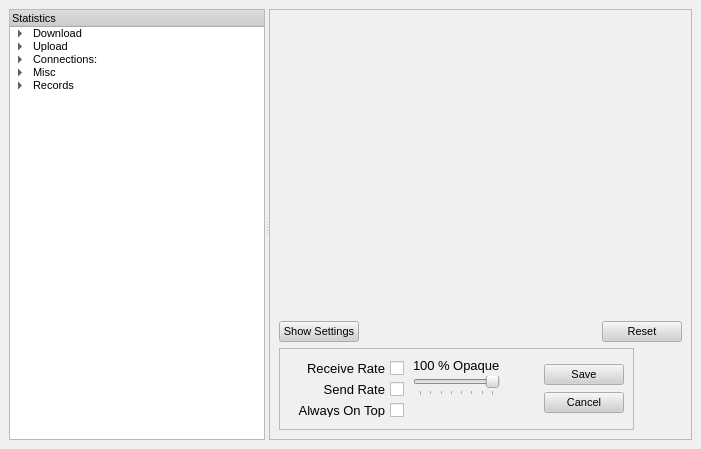
<ui version="4.0" >
 <class>StatisticDialog</class>
 <widget class="QWidget" name="StatisticDialog" >
  <property name="geometry" >
   <rect>
    <x>0</x>
    <y>0</y>
    <width>701</width>
    <height>449</height>
   </rect>
  </property>
  <property name="palette" >
   <palette>
    <active>
     <colorrole role="WindowText" >
      <brush brushstyle="SolidPattern" >
       <color alpha="255" >
        <red>0</red>
        <green>0</green>
        <blue>0</blue>
       </color>
      </brush>
     </colorrole>
     <colorrole role="Button" >
      <brush brushstyle="SolidPattern" >
       <color alpha="255" >
        <red>208</red>
        <green>208</green>
        <blue>208</blue>
       </color>
      </brush>
     </colorrole>
     <colorrole role="Light" >
      <brush brushstyle="SolidPattern" >
       <color alpha="255" >
        <red>255</red>
        <green>255</green>
        <blue>255</blue>
       </color>
      </brush>
     </colorrole>
     <colorrole role="Midlight" >
      <brush brushstyle="SolidPattern" >
       <color alpha="255" >
        <red>247</red>
        <green>247</green>
        <blue>247</blue>
       </color>
      </brush>
     </colorrole>
     <colorrole role="Dark" >
      <brush brushstyle="SolidPattern" >
       <color alpha="255" >
        <red>104</red>
        <green>104</green>
        <blue>104</blue>
       </color>
      </brush>
     </colorrole>
     <colorrole role="Mid" >
      <brush brushstyle="SolidPattern" >
       <color alpha="255" >
        <red>139</red>
        <green>139</green>
        <blue>139</blue>
       </color>
      </brush>
     </colorrole>
     <colorrole role="Text" >
      <brush brushstyle="SolidPattern" >
       <color alpha="255" >
        <red>0</red>
        <green>0</green>
        <blue>0</blue>
       </color>
      </brush>
     </colorrole>
     <colorrole role="BrightText" >
      <brush brushstyle="SolidPattern" >
       <color alpha="255" >
        <red>255</red>
        <green>255</green>
        <blue>255</blue>
       </color>
      </brush>
     </colorrole>
     <colorrole role="ButtonText" >
      <brush brushstyle="SolidPattern" >
       <color alpha="255" >
        <red>0</red>
        <green>0</green>
        <blue>0</blue>
       </color>
      </brush>
     </colorrole>
     <colorrole role="Base" >
      <brush brushstyle="SolidPattern" >
       <color alpha="255" >
        <red>255</red>
        <green>255</green>
        <blue>255</blue>
       </color>
      </brush>
     </colorrole>
     <colorrole role="Window" >
      <brush brushstyle="SolidPattern" >
       <color alpha="255" >
        <red>240</red>
        <green>240</green>
        <blue>240</blue>
       </color>
      </brush>
     </colorrole>
     <colorrole role="Shadow" >
      <brush brushstyle="SolidPattern" >
       <color alpha="255" >
        <red>0</red>
        <green>0</green>
        <blue>0</blue>
       </color>
      </brush>
     </colorrole>
     <colorrole role="Highlight" >
      <brush brushstyle="SolidPattern" >
       <color alpha="255" >
        <red>0</red>
        <green>0</green>
        <blue>128</blue>
       </color>
      </brush>
     </colorrole>
     <colorrole role="HighlightedText" >
      <brush brushstyle="SolidPattern" >
       <color alpha="255" >
        <red>255</red>
        <green>255</green>
        <blue>255</blue>
       </color>
      </brush>
     </colorrole>
     <colorrole role="Link" >
      <brush brushstyle="SolidPattern" >
       <color alpha="255" >
        <red>0</red>
        <green>0</green>
        <blue>255</blue>
       </color>
      </brush>
     </colorrole>
     <colorrole role="LinkVisited" >
      <brush brushstyle="SolidPattern" >
       <color alpha="255" >
        <red>255</red>
        <green>0</green>
        <blue>255</blue>
       </color>
      </brush>
     </colorrole>
     <colorrole role="AlternateBase" >
      <brush brushstyle="SolidPattern" >
       <color alpha="255" >
        <red>231</red>
        <green>231</green>
        <blue>231</blue>
       </color>
      </brush>
     </colorrole>
    </active>
    <inactive>
     <colorrole role="WindowText" >
      <brush brushstyle="SolidPattern" >
       <color alpha="255" >
        <red>0</red>
        <green>0</green>
        <blue>0</blue>
       </color>
      </brush>
     </colorrole>
     <colorrole role="Button" >
      <brush brushstyle="SolidPattern" >
       <color alpha="255" >
        <red>208</red>
        <green>208</green>
        <blue>208</blue>
       </color>
      </brush>
     </colorrole>
     <colorrole role="Light" >
      <brush brushstyle="SolidPattern" >
       <color alpha="255" >
        <red>255</red>
        <green>255</green>
        <blue>255</blue>
       </color>
      </brush>
     </colorrole>
     <colorrole role="Midlight" >
      <brush brushstyle="SolidPattern" >
       <color alpha="255" >
        <red>247</red>
        <green>247</green>
        <blue>247</blue>
       </color>
      </brush>
     </colorrole>
     <colorrole role="Dark" >
      <brush brushstyle="SolidPattern" >
       <color alpha="255" >
        <red>104</red>
        <green>104</green>
        <blue>104</blue>
       </color>
      </brush>
     </colorrole>
     <colorrole role="Mid" >
      <brush brushstyle="SolidPattern" >
       <color alpha="255" >
        <red>139</red>
        <green>139</green>
        <blue>139</blue>
       </color>
      </brush>
     </colorrole>
     <colorrole role="Text" >
      <brush brushstyle="SolidPattern" >
       <color alpha="255" >
        <red>0</red>
        <green>0</green>
        <blue>0</blue>
       </color>
      </brush>
     </colorrole>
     <colorrole role="BrightText" >
      <brush brushstyle="SolidPattern" >
       <color alpha="255" >
        <red>255</red>
        <green>255</green>
        <blue>255</blue>
       </color>
      </brush>
     </colorrole>
     <colorrole role="ButtonText" >
      <brush brushstyle="SolidPattern" >
       <color alpha="255" >
        <red>0</red>
        <green>0</green>
        <blue>0</blue>
       </color>
      </brush>
     </colorrole>
     <colorrole role="Base" >
      <brush brushstyle="SolidPattern" >
       <color alpha="255" >
        <red>255</red>
        <green>255</green>
        <blue>255</blue>
       </color>
      </brush>
     </colorrole>
     <colorrole role="Window" >
      <brush brushstyle="SolidPattern" >
       <color alpha="255" >
        <red>240</red>
        <green>240</green>
        <blue>240</blue>
       </color>
      </brush>
     </colorrole>
     <colorrole role="Shadow" >
      <brush brushstyle="SolidPattern" >
       <color alpha="255" >
        <red>0</red>
        <green>0</green>
        <blue>0</blue>
       </color>
      </brush>
     </colorrole>
     <colorrole role="Highlight" >
      <brush brushstyle="SolidPattern" >
       <color alpha="255" >
        <red>192</red>
        <green>192</green>
        <blue>192</blue>
       </color>
      </brush>
     </colorrole>
     <colorrole role="HighlightedText" >
      <brush brushstyle="SolidPattern" >
       <color alpha="255" >
        <red>0</red>
        <green>0</green>
        <blue>0</blue>
       </color>
      </brush>
     </colorrole>
     <colorrole role="Link" >
      <brush brushstyle="SolidPattern" >
       <color alpha="255" >
        <red>0</red>
        <green>0</green>
        <blue>255</blue>
       </color>
      </brush>
     </colorrole>
     <colorrole role="LinkVisited" >
      <brush brushstyle="SolidPattern" >
       <color alpha="255" >
        <red>255</red>
        <green>0</green>
        <blue>255</blue>
       </color>
      </brush>
     </colorrole>
     <colorrole role="AlternateBase" >
      <brush brushstyle="SolidPattern" >
       <color alpha="255" >
        <red>231</red>
        <green>231</green>
        <blue>231</blue>
       </color>
      </brush>
     </colorrole>
    </inactive>
    <disabled>
     <colorrole role="WindowText" >
      <brush brushstyle="SolidPattern" >
       <color alpha="255" >
        <red>104</red>
        <green>104</green>
        <blue>104</blue>
       </color>
      </brush>
     </colorrole>
     <colorrole role="Button" >
      <brush brushstyle="SolidPattern" >
       <color alpha="255" >
        <red>208</red>
        <green>208</green>
        <blue>208</blue>
       </color>
      </brush>
     </colorrole>
     <colorrole role="Light" >
      <brush brushstyle="SolidPattern" >
       <color alpha="255" >
        <red>255</red>
        <green>255</green>
        <blue>255</blue>
       </color>
      </brush>
     </colorrole>
     <colorrole role="Midlight" >
      <brush brushstyle="SolidPattern" >
       <color alpha="255" >
        <red>247</red>
        <green>247</green>
        <blue>247</blue>
       </color>
      </brush>
     </colorrole>
     <colorrole role="Dark" >
      <brush brushstyle="SolidPattern" >
       <color alpha="255" >
        <red>104</red>
        <green>104</green>
        <blue>104</blue>
       </color>
      </brush>
     </colorrole>
     <colorrole role="Mid" >
      <brush brushstyle="SolidPattern" >
       <color alpha="255" >
        <red>139</red>
        <green>139</green>
        <blue>139</blue>
       </color>
      </brush>
     </colorrole>
     <colorrole role="Text" >
      <brush brushstyle="SolidPattern" >
       <color alpha="255" >
        <red>104</red>
        <green>104</green>
        <blue>104</blue>
       </color>
      </brush>
     </colorrole>
     <colorrole role="BrightText" >
      <brush brushstyle="SolidPattern" >
       <color alpha="255" >
        <red>255</red>
        <green>255</green>
        <blue>255</blue>
       </color>
      </brush>
     </colorrole>
     <colorrole role="ButtonText" >
      <brush brushstyle="SolidPattern" >
       <color alpha="255" >
        <red>104</red>
        <green>104</green>
        <blue>104</blue>
       </color>
      </brush>
     </colorrole>
     <colorrole role="Base" >
      <brush brushstyle="SolidPattern" >
       <color alpha="255" >
        <red>240</red>
        <green>240</green>
        <blue>240</blue>
       </color>
      </brush>
     </colorrole>
     <colorrole role="Window" >
      <brush brushstyle="SolidPattern" >
       <color alpha="255" >
        <red>240</red>
        <green>240</green>
        <blue>240</blue>
       </color>
      </brush>
     </colorrole>
     <colorrole role="Shadow" >
      <brush brushstyle="SolidPattern" >
       <color alpha="255" >
        <red>0</red>
        <green>0</green>
        <blue>0</blue>
       </color>
      </brush>
     </colorrole>
     <colorrole role="Highlight" >
      <brush brushstyle="SolidPattern" >
       <color alpha="255" >
        <red>0</red>
        <green>0</green>
        <blue>128</blue>
       </color>
      </brush>
     </colorrole>
     <colorrole role="HighlightedText" >
      <brush brushstyle="SolidPattern" >
       <color alpha="255" >
        <red>255</red>
        <green>255</green>
        <blue>255</blue>
       </color>
      </brush>
     </colorrole>
     <colorrole role="Link" >
      <brush brushstyle="SolidPattern" >
       <color alpha="255" >
        <red>0</red>
        <green>0</green>
        <blue>255</blue>
       </color>
      </brush>
     </colorrole>
     <colorrole role="LinkVisited" >
      <brush brushstyle="SolidPattern" >
       <color alpha="255" >
        <red>255</red>
        <green>0</green>
        <blue>255</blue>
       </color>
      </brush>
     </colorrole>
     <colorrole role="AlternateBase" >
      <brush brushstyle="SolidPattern" >
       <color alpha="255" >
        <red>231</red>
        <green>231</green>
        <blue>231</blue>
       </color>
      </brush>
     </colorrole>
    </disabled>
   </palette>
  </property>
  <property name="font" >
   <font>
    <family>Arial</family>
    <pointsize>8</pointsize>
    <weight>50</weight>
    <italic>false</italic>
    <bold>false</bold>
    <underline>false</underline>
    <strikeout>false</strikeout>
   </font>
  </property>
  <property name="contextMenuPolicy" >
   <enum>Qt::NoContextMenu</enum>
  </property>
  <layout class="QVBoxLayout" >
   <property name="spacing" >
    <number>6</number>
   </property>
   <property name="margin" >
    <number>9</number>
   </property>
   <item>
    <widget class="QSplitter" name="splitter" >
     <property name="orientation" >
      <enum>Qt::Horizontal</enum>
     </property>
     <widget class="QTreeWidget" name="treeWidget" >
      <property name="sizePolicy" >
       <sizepolicy vsizetype="Expanding" hsizetype="Expanding" >
        <horstretch>0</horstretch>
        <verstretch>0</verstretch>
       </sizepolicy>
      </property>
      <property name="sizeIncrement" >
       <size>
        <width>0</width>
        <height>0</height>
       </size>
      </property>
      <column>
       <property name="text" >
        <string>Statistics</string>
       </property>
      </column>
      <item>
       <property name="text" >
        <string>Download</string>
       </property>
       <property name="icon" >
        <iconset>
         <normaloff>:/images/downloads_24x24.png</normaloff>:/images/downloads_24x24.png</iconset>
       </property>
       <item>
        <property name="text" >
         <string>Session:</string>
        </property>
        <item>
         <property name="text" >
          <string>Downloaded:</string>
         </property>
        </item>
        <item>
         <property name="text" >
          <string>Average Downloadspeed:</string>
         </property>
        </item>
        <item>
         <property name="text" >
          <string>Count of Downloads:</string>
         </property>
        </item>
       </item>
       <item>
        <property name="text" >
         <string>Overall</string>
        </property>
        <item>
         <property name="text" >
          <string>Downloaded:</string>
         </property>
        </item>
        <item>
         <property name="text" >
          <string>Count of Downloads:</string>
         </property>
        </item>
       </item>
      </item>
      <item>
       <property name="text" >
        <string>Upload</string>
       </property>
       <property name="icon" >
        <iconset>
         <normaloff>:/images/uploads_24x24.png</normaloff>:/images/uploads_24x24.png</iconset>
       </property>
       <item>
        <property name="text" >
         <string>Session</string>
        </property>
        <item>
         <property name="text" >
          <string>Uploaded:</string>
         </property>
        </item>
        <item>
         <property name="text" >
          <string>Average Uploadspeed:</string>
         </property>
        </item>
        <item>
         <property name="text" >
          <string>Count of Uploads:</string>
         </property>
        </item>
       </item>
       <item>
        <property name="text" >
         <string>Overall</string>
        </property>
        <item>
         <property name="text" >
          <string>Uploaded</string>
         </property>
        </item>
        <item>
         <property name="text" >
          <string>Count of Uploads:</string>
         </property>
        </item>
       </item>
      </item>
      <item>
       <property name="text" >
        <string>Connections:</string>
       </property>
       <property name="icon" >
        <iconset>
         <normaloff>:/images/connections_24x24.png</normaloff>:/images/connections_24x24.png</iconset>
       </property>
       <item>
        <property name="text" >
         <string>Session</string>
        </property>
        <item>
         <property name="text" >
          <string>Connections:</string>
         </property>
        </item>
        <item>
         <property name="text" >
          <string>Peers:</string>
         </property>
        </item>
       </item>
       <item>
        <property name="text" >
         <string>Overall</string>
        </property>
        <item>
         <property name="text" >
          <string>Connections:</string>
         </property>
        </item>
        <item>
         <property name="text" >
          <string>Peers:</string>
         </property>
        </item>
       </item>
      </item>
      <item>
       <property name="text" >
        <string>Misc</string>
       </property>
       <item>
        <property name="text" >
         <string>Session:</string>
        </property>
        <item>
         <property name="text" >
          <string>Uptime:</string>
         </property>
        </item>
       </item>
       <item>
        <property name="text" >
         <string>Overall:</string>
        </property>
        <item>
         <property name="text" >
          <string>Uptime</string>
         </property>
        </item>
       </item>
      </item>
      <item>
       <property name="text" >
        <string>Records</string>
       </property>
       <item>
        <property name="text" >
         <string>Uploadspeed:</string>
        </property>
       </item>
       <item>
        <property name="text" >
         <string>Downloadspeed:</string>
        </property>
       </item>
       <item>
        <property name="text" >
         <string>Connections:</string>
        </property>
       </item>
       <item>
        <property name="text" >
         <string>Peers:</string>
        </property>
       </item>
       <item>
        <property name="text" >
         <string>Uptime:</string>
        </property>
       </item>
      </item>
     </widget>
     <widget class="QFrame" name="frame" >
      <property name="sizePolicy" >
       <sizepolicy vsizetype="Preferred" hsizetype="Preferred" >
        <horstretch>1</horstretch>
        <verstretch>0</verstretch>
       </sizepolicy>
      </property>
      <property name="frameShape" >
       <enum>QFrame::StyledPanel</enum>
      </property>
      <property name="frameShadow" >
       <enum>QFrame::Raised</enum>
      </property>
      <layout class="QVBoxLayout" >
       <property name="spacing" >
        <number>6</number>
       </property>
       <property name="margin" >
        <number>9</number>
       </property>
       <item>
        <widget class="GraphFrame" native="1" name="frmGraph" >
         <property name="minimumSize" >
          <size>
           <width>120</width>
           <height>80</height>
          </size>
         </property>
         <property name="font" >
          <font>
           <family>Arial</family>
           <pointsize>10</pointsize>
           <weight>50</weight>
           <italic>false</italic>
           <bold>false</bold>
           <underline>false</underline>
           <strikeout>false</strikeout>
          </font>
         </property>
         <property name="contextMenuPolicy" >
          <enum>Qt::NoContextMenu</enum>
         </property>
        </widget>
       </item>
       <item>
        <layout class="QHBoxLayout" >
         <property name="spacing" >
          <number>6</number>
         </property>
         <property name="margin" >
          <number>0</number>
         </property>
         <item>
          <widget class="QPushButton" name="btnToggleSettings" >
           <property name="text" >
            <string>Show Settings</string>
           </property>
           <property name="checkable" >
            <bool>true</bool>
           </property>
          </widget>
         </item>
         <item>
          <spacer>
           <property name="orientation" >
            <enum>Qt::Horizontal</enum>
           </property>
           <property name="sizeHint" stdset="0" >
            <size>
             <width>21</width>
             <height>20</height>
            </size>
           </property>
          </spacer>
         </item>
         <item>
          <widget class="QPushButton" name="btnReset" >
           <property name="text" >
            <string>Reset</string>
           </property>
          </widget>
         </item>
        </layout>
       </item>
       <item>
        <widget class="QFrame" name="frmSettings" >
         <property name="sizePolicy" >
          <sizepolicy vsizetype="Fixed" hsizetype="Fixed" >
           <horstretch>0</horstretch>
           <verstretch>0</verstretch>
          </sizepolicy>
         </property>
         <property name="minimumSize" >
          <size>
           <width>355</width>
           <height>82</height>
          </size>
         </property>
         <property name="maximumSize" >
          <size>
           <width>355</width>
           <height>82</height>
          </size>
         </property>
         <property name="contextMenuPolicy" >
          <enum>Qt::NoContextMenu</enum>
         </property>
         <property name="frameShape" >
          <enum>QFrame::StyledPanel</enum>
         </property>
         <property name="frameShadow" >
          <enum>QFrame::Raised</enum>
         </property>
         <layout class="QHBoxLayout" >
          <property name="spacing" >
           <number>6</number>
          </property>
          <property name="margin" >
           <number>9</number>
          </property>
          <item>
           <layout class="QVBoxLayout" >
            <property name="spacing" >
             <number>6</number>
            </property>
            <property name="margin" >
             <number>3</number>
            </property>
            <item>
             <widget class="QCheckBox" name="chkReceiveRate" >
              <property name="font" >
               <font>
                <family>Arial</family>
                <pointsize>10</pointsize>
                <weight>50</weight>
                <italic>false</italic>
                <bold>false</bold>
                <underline>false</underline>
                <strikeout>false</strikeout>
               </font>
              </property>
              <property name="contextMenuPolicy" >
               <enum>Qt::NoContextMenu</enum>
              </property>
              <property name="toolTip" >
               <string/>
              </property>
              <property name="layoutDirection" >
               <enum>Qt::RightToLeft</enum>
              </property>
              <property name="text" >
               <string>Receive Rate</string>
              </property>
              <property name="checked" >
               <bool>false</bool>
              </property>
             </widget>
            </item>
            <item>
             <widget class="QCheckBox" name="chkSendRate" >
              <property name="font" >
               <font>
                <family>Arial</family>
                <pointsize>10</pointsize>
                <weight>50</weight>
                <italic>false</italic>
                <bold>false</bold>
                <underline>false</underline>
                <strikeout>false</strikeout>
               </font>
              </property>
              <property name="contextMenuPolicy" >
               <enum>Qt::NoContextMenu</enum>
              </property>
              <property name="toolTip" >
               <string/>
              </property>
              <property name="layoutDirection" >
               <enum>Qt::RightToLeft</enum>
              </property>
              <property name="text" >
               <string>Send Rate</string>
              </property>
              <property name="checked" >
               <bool>false</bool>
              </property>
             </widget>
            </item>
            <item>
             <widget class="QCheckBox" name="chkAlwaysOnTop" >
              <property name="font" >
               <font>
                <family>Arial</family>
                <pointsize>10</pointsize>
                <weight>50</weight>
                <italic>false</italic>
                <bold>false</bold>
                <underline>false</underline>
                <strikeout>false</strikeout>
               </font>
              </property>
              <property name="contextMenuPolicy" >
               <enum>Qt::NoContextMenu</enum>
              </property>
              <property name="layoutDirection" >
               <enum>Qt::RightToLeft</enum>
              </property>
              <property name="text" >
               <string>Always On Top</string>
              </property>
             </widget>
            </item>
            <item>
             <spacer>
              <property name="orientation" >
               <enum>Qt::Vertical</enum>
              </property>
              <property name="sizeHint" stdset="0" >
               <size>
                <width>20</width>
                <height>21</height>
               </size>
              </property>
             </spacer>
            </item>
           </layout>
          </item>
          <item>
           <widget class="QFrame" name="frmOpacity" >
            <property name="contextMenuPolicy" >
             <enum>Qt::NoContextMenu</enum>
            </property>
            <property name="frameShape" >
             <enum>QFrame::NoFrame</enum>
            </property>
            <property name="frameShadow" >
             <enum>QFrame::Plain</enum>
            </property>
            <layout class="QVBoxLayout" >
             <property name="spacing" >
              <number>3</number>
             </property>
             <property name="margin" >
              <number>0</number>
             </property>
             <item>
              <layout class="QHBoxLayout" >
               <property name="spacing" >
                <number>0</number>
               </property>
               <property name="margin" >
                <number>0</number>
               </property>
               <item>
                <widget class="QLabel" name="lblPercentOpacity" >
                 <property name="minimumSize" >
                  <size>
                   <width>25</width>
                   <height>0</height>
                  </size>
                 </property>
                 <property name="font" >
                  <font>
                   <family>Arial</family>
                   <pointsize>10</pointsize>
                   <weight>50</weight>
                   <italic>false</italic>
                   <bold>false</bold>
                   <underline>false</underline>
                   <strikeout>false</strikeout>
                  </font>
                 </property>
                 <property name="contextMenuPolicy" >
                  <enum>Qt::NoContextMenu</enum>
                 </property>
                 <property name="layoutDirection" >
                  <enum>Qt::RightToLeft</enum>
                 </property>
                 <property name="text" >
                  <string>100</string>
                 </property>
                </widget>
               </item>
               <item>
                <widget class="QLabel" name="label" >
                 <property name="font" >
                  <font>
                   <family>Arial</family>
                   <pointsize>10</pointsize>
                   <weight>50</weight>
                   <italic>false</italic>
                   <bold>false</bold>
                   <underline>false</underline>
                   <strikeout>false</strikeout>
                  </font>
                 </property>
                 <property name="contextMenuPolicy" >
                  <enum>Qt::NoContextMenu</enum>
                 </property>
                 <property name="text" >
                  <string>% Opaque</string>
                 </property>
                </widget>
               </item>
              </layout>
             </item>
             <item>
              <widget class="QSlider" name="sldrOpacity" >
               <property name="contextMenuPolicy" >
                <enum>Qt::NoContextMenu</enum>
               </property>
               <property name="toolTip" >
                <string>Changes the transparency of the Bandwidth Graph</string>
               </property>
               <property name="minimum" >
                <number>30</number>
               </property>
               <property name="maximum" >
                <number>100</number>
               </property>
               <property name="value" >
                <number>100</number>
               </property>
               <property name="sliderPosition" >
                <number>100</number>
               </property>
               <property name="tracking" >
                <bool>false</bool>
               </property>
               <property name="orientation" >
                <enum>Qt::Horizontal</enum>
               </property>
               <property name="invertedAppearance" >
                <bool>false</bool>
               </property>
               <property name="tickPosition" >
                <enum>QSlider::TicksBelow</enum>
               </property>
               <property name="tickInterval" >
                <number>10</number>
               </property>
              </widget>
             </item>
             <item>
              <spacer>
               <property name="orientation" >
                <enum>Qt::Vertical</enum>
               </property>
               <property name="sizeHint" stdset="0" >
                <size>
                 <width>20</width>
                 <height>20</height>
                </size>
               </property>
              </spacer>
             </item>
            </layout>
           </widget>
          </item>
          <item>
           <spacer>
            <property name="orientation" >
             <enum>Qt::Horizontal</enum>
            </property>
            <property name="sizeHint" stdset="0" >
             <size>
              <width>21</width>
              <height>20</height>
             </size>
            </property>
           </spacer>
          </item>
          <item>
           <layout class="QVBoxLayout" >
            <property name="spacing" >
             <number>1</number>
            </property>
            <property name="margin" >
             <number>0</number>
            </property>
            <item>
             <widget class="QPushButton" name="btnSaveSettings" >
              <property name="text" >
               <string>Save</string>
              </property>
             </widget>
            </item>
            <item>
             <widget class="QPushButton" name="btnCancelSettings" >
              <property name="text" >
               <string>Cancel</string>
              </property>
             </widget>
            </item>
           </layout>
          </item>
         </layout>
        </widget>
       </item>
      </layout>
     </widget>
    </widget>
   </item>
  </layout>
 </widget>
 <customwidgets>
  <customwidget>
   <class>GraphFrame</class>
   <extends>QWidget</extends>
   <header>gui/graphframe.h</header>
   <container>1</container>
  </customwidget>
 </customwidgets>
 <resources>
  <include location="images.qrc" />
 </resources>
 <connections/>
</ui>
